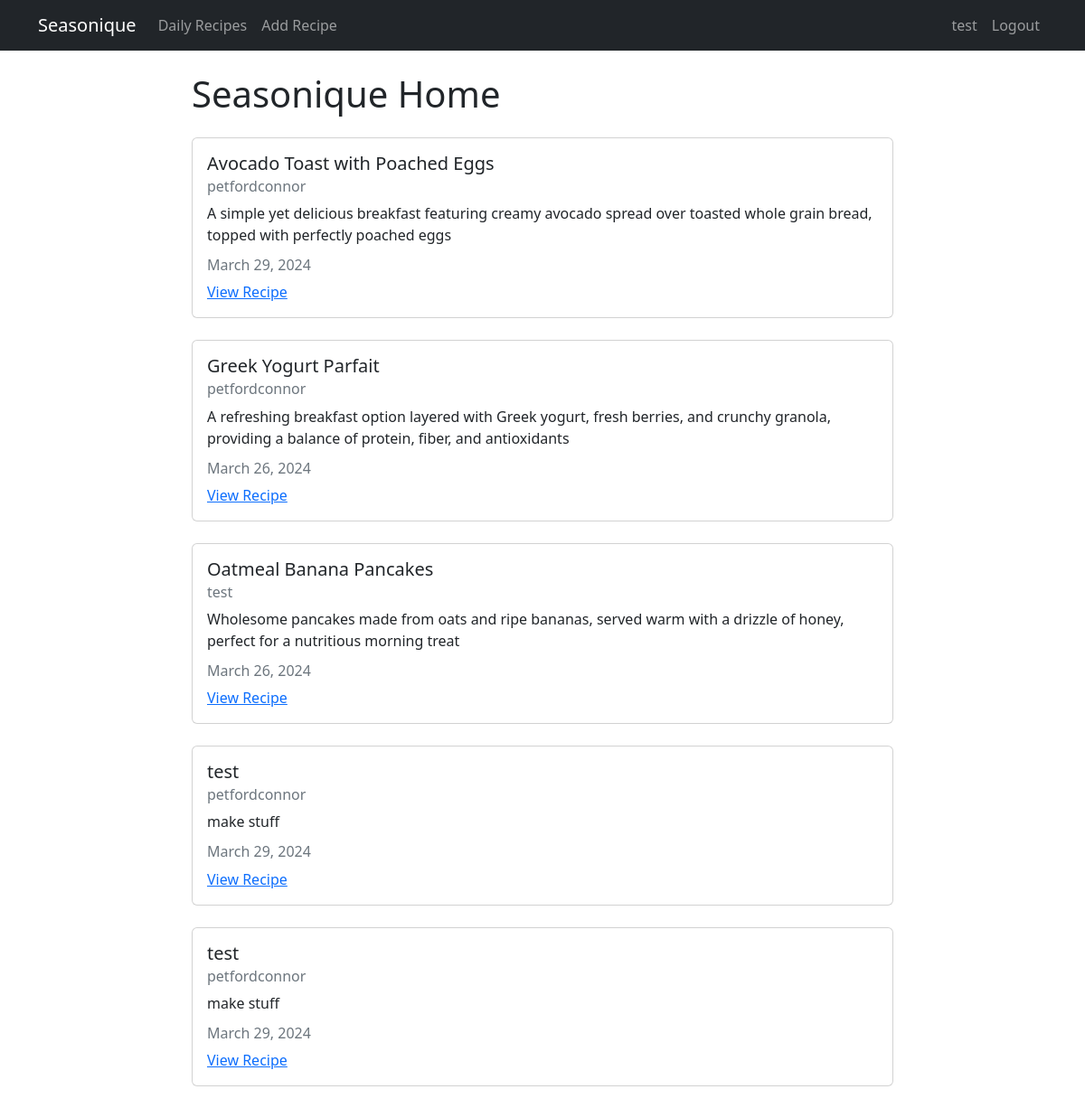
Screenshot of / (signed in) with the database file from the repository.
### recipes/models.py (models this page shows, shortened)
class Recipe(models.Model):
  title = models.CharField(max_length=100)
  description = models.TextField()
  author = models.ForeignKey(User, on_delete=models.CASCADE)
  created_at = models.DateTimeField(auto_now_add=True)
  updated_at = models.DateTimeField(auto_now=True)

### recipes/views.py (the view)
# urls.py: path('', views.RecipeListView.as_view(), name="recipes-home"),
class RecipeListView(ListView):
    model = models.Recipe
    template_name = 'recipes/home.html'
    context_object_name = 'recipes'

### recipes/templates/recipes/home.html
{% extends 'recipes/base.html' %}
    {% block content %}
        <h1>Seasonique Home</h1>
        {% for recipe in recipes %}
        <div class="card my-4">
            <div class="card-body">
              <h5 class="card-title">{{ recipe.title }}</h5>
              <h6 class="card-subtitle mb-2 text-muted">{{ recipe.author }}</h6>
              <p class="card-text">{{ recipe.description }}</p>
              <h6 class="card-subtitle mb-2 text-muted">{{ recipe.updated_at|date:"F d, Y" }}</h6>
              <a href="{% url 'recipes-detail' recipe.pk %}" class="card-link">View Recipe</a>
            </div>
          </div>
        {% endfor %}
    {% endblock content %}

### recipes/templates/recipes/base.html (shortened to what this page needs)
<!DOCTYPE html>
<html lang="en">
<head>
    <link href="https://cdn.jsdelivr.net/npm/bootstrap@5.2.0-beta1/dist/css/bootstrap.min.css"
    rel="stylesheet"
/>
</head>
</head>
<body>
        <nav class="navbar navbar-expand-lg navbar-dark bg-dark">
      <div class="container">
        <a class="navbar-brand" href="{% url 'recipes-home' %}">Seasonique</a>
        <div class="collapse navbar-collapse" id="navbarNav">
          <ul class="navbar-nav">
            <li class="nav-item">
              <a class="nav-link" aria-current="page" href="{% url 'recipes-mainrecipes' %}">Daily Recipes</a>
            </li>
            <li class="nav-item">
              <a class="nav-link" aria-current="page" href="{% url 'recipes-create' %}">Add Recipe</a>
            </li>
          </ul>
        </div>
        <div class="navbar-nav">
          {% if user.is_authenticated %}
          <a class="nav-item nav-link" href="{% url 'user-profile' %}">{{user.username}}</a>
          <a class="nav-item nav-link" href="{% url 'user-logout' %}">Logout</a>
          {% else %}
          <a class="nav-item nav-link" href="{% url 'user-login' %}">Login</a>
          <a class="nav-item nav-link" href="{% url 'user-register' %}">Register</a>
          {% endif %}
        </div>
      </div>
    </nav>
    <div class="container mt-4 col-8">
        {% block content %} {% endblock %}
    </div>
</body>
</html>

### rows the page displays
Recipe: title "Avocado Toast with Poached Eggs", author "petfordconnor", description "A simple yet delicious breakfast featuring creamy avocado spread over toasted whole grain bread, topped with perfectly poached eggs", updated_at "March 29, 2024"
Recipe: title "Greek Yogurt Parfait", author "petfordconnor", description "A refreshing breakfast option layered with Greek yogurt, fresh berries, and crunchy granola, providing a balance of protein, fiber, and antioxidants", updated_at "March 26, 2024"
Recipe: title "Oatmeal Banana Pancakes", author "test", description "Wholesome pancakes made from oats and ripe bananas, served warm with a drizzle of honey, perfect for a nutritious morning treat", updated_at "March 26, 2024"
Recipe: title "test", author "petfordconnor", description "make stuff", updated_at "March 29, 2024"
Recipe: title "test", author "petfordconnor", description "make stuff", updated_at "March 29, 2024"

### other values shown
{{ user.username }} "test"
